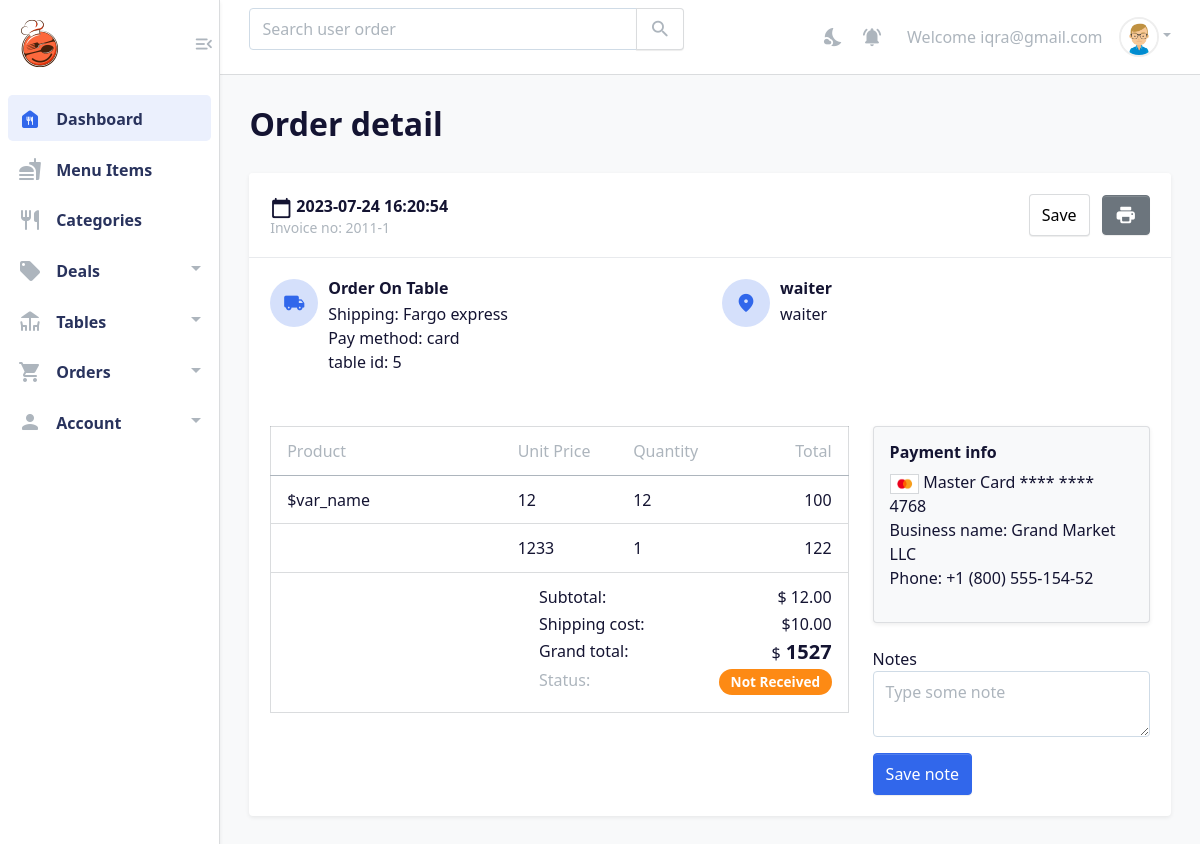
The page /invoice.php?id=1 (signed in) on the database its author committed.
### tables this page shows
CREATE TABLE `orders` (
  `id` int(11) NOT NULL AUTO_INCREMENT,
  `invoice_no` varchar(200) NOT NULL,
  `customer_id` int(11) NOT NULL,
  `table_id` int(11) NOT NULL,
  `gross_amnt` decimal(4,2) NOT NULL,
  `tax_type` int(11) NOT NULL,
  `tax_rate` int(11) NOT NULL,
  `discount_type` int(11) NOT NULL,
  `discount_rate` decimal(4,2) NOT NULL,
  `net_amnt` decimal(4,2) NOT NULL,
  `total_amnt` decimal(4,2) NOT NULL,
  `no_items` int(11) NOT NULL,
  `status` int(11) NOT NULL,
  `waiter_id` int(11) NOT NULL,
  `order_date` datetime NOT NULL DEFAULT current_timestamp(),
  PRIMARY KEY (`id`),
  KEY `customer_id` (`customer_id`),
  KEY `table_id` (`table_id`),
  KEY `waiter_id` (`waiter_id`),
  CONSTRAINT `orders_ibfk_1` FOREIGN KEY (`customer_id`) REFERENCES `customers` (`id`),
  CONSTRAINT `orders_ibfk_2` FOREIGN KEY (`table_id`) REFERENCES `tables` (`id`),
  CONSTRAINT `orders_ibfk_3` FOREIGN KEY (`waiter_id`) REFERENCES `waiters` (`id`)
);

CREATE TABLE `waiters` (
  `id` int(11) NOT NULL AUTO_INCREMENT,
  `name` varchar(50) NOT NULL,
  `status` int(11) NOT NULL,
  `CreatedOn` datetime NOT NULL DEFAULT current_timestamp(),
  `CreatedBy` varchar(20) DEFAULT NULL,
  `LastModifiedOn` datetime DEFAULT NULL,
  `LastModifiedBy` varchar(20) DEFAULT NULL,
  `DeletedOn` datetime DEFAULT NULL,
  `DeletedBy` varchar(20) DEFAULT NULL,
  PRIMARY KEY (`id`)
);

CREATE TABLE `order_details` (
  `id` int(11) NOT NULL AUTO_INCREMENT,
  `order_id` int(11) NOT NULL,
  `item_id` int(11) DEFAULT NULL,
  `deal_id` int(11) DEFAULT NULL,
  `quantity` int(11) NOT NULL,
  `price` int(11) NOT NULL,
  `discount_type` int(11) DEFAULT NULL,
  `discount_rate` int(11) DEFAULT NULL,
  `discounted_amnt` int(11) DEFAULT NULL,
  `total_amnt` int(11) NOT NULL,
  `order_type` varchar(200) NOT NULL,
  `datetime` datetime NOT NULL DEFAULT current_timestamp(),
  PRIMARY KEY (`id`),
  KEY `deal_id` (`deal_id`),
  KEY `item_id` (`item_id`),
  KEY `order_id` (`order_id`),
  CONSTRAINT `order_details_ibfk_1` FOREIGN KEY (`deal_id`) REFERENCES `deals` (`id`),
  CONSTRAINT `order_details_ibfk_2` FOREIGN KEY (`item_id`) REFERENCES `items` (`id`),
  CONSTRAINT `order_details_ibfk_3` FOREIGN KEY (`order_id`) REFERENCES `orders` (`id`)
);

### crud.php (called while the page is built, shortened)
<?php
function connection()
{
	$host="localhost";
	$user = "root";
	$password= "";
	$db_name="menu_sys_db";
	$conn=mysqli_connect($host,$user,$password,$db_name);
	return $conn;
}
	function query_exec($query)
	{
		$conn=connection();
		$result= mysqli_query($conn,$query);
		return $result;
	}
?>

### invoice.php (the view, shortened to what this page needs)
<?php
include("crud.php");
if (isset($_GET["id"])) {
    $var_id = $_GET["id"];
    $result = query_exec("select order_details.*, case when order_details.item_id is not NULL then (select item_name from items where id = order_details.item_id) else (select name from deals where id = order_details.deal_id) end as name from order_details where order_details.order_id = $var_id;");
    $order_query = "select tables.id as table_id, waiters.name, orders.* from orders inner join tables on tables.id = orders.table_id INNER join waiters on waiters.id=orders.waiter_id where orders.id = $var_id";
    $order_result = query_exec($order_query);
    $order = mysqli_fetch_assoc($order_result);
}
?>
<?php include("headerlinks.php") ?>
<body>
    <?php include("header.php") ?>
    <main class="main-wrap">
        <?php include("headerr.php") ?>
        <section class="content-main">
            <div class="content-header">
                <h2 class="content-title">Order detail</h2>
            </div>
            <div class="card">
                <header class="card-header">
                    <div class="row align-items-center">
                        <div class="col-lg-6 col-md-6">
                            <span>
                                <i class="material-icons md-calendar_today"></i>
                                <b><?php echo $order["order_date"] ?></b>
                            </span> <br>
                            <small class="text-muted">Invoice no: <?php echo $order["invoice_no"] ?></small>
                        </div>
                        <div class="col-lg-6 col-md-6 ms-auto text-md-end">
                            <a class="btn btn-light" href="#">Save</a>
                            <a class="btn btn-secondary ms-2"  onclick="window.print();" href="#"><i class="icon material-icons md-print"></i></a>
                        </div>
                    </div>
                </header>
                <div class="card-body">
                    <div class="row mb-5 order-info-wrap">
                        <div class="col-md-6">
                            <article class="icontext align-items-start">
                                <span class="icon icon-sm rounded-circle bg-primary-light">
                                    <i class="text-primary material-icons md-local_shipping"></i>
                                </span>
                                <div class="text">
                                    <h6 class="mb-1">Order On Table</h6>
                                    <p class="mb-1">
                                        Shipping: Fargo express <br> Pay method: card <br> table id:
                                        <?php echo $order["table_id"] ?>
                                    </p>
                                </div>
                            </article>
                        </div>
                        <div class="col-md-6">
                            <article class="icontext align-items-start">
                                <span class="icon icon-sm rounded-circle bg-primary-light">
                                    <i class="text-primary material-icons md-place"></i>
                                </span>
                                <div class="text">
                                    <h6 class="mb-1">waiter</h6>
                                    <p class="mb-1">
                                        <?php echo $order["name"] ?>
                                    </p>
                                </div>
                            </article>
                        </div>
                    </div>
                    <div class="row">
                        <div class="col-lg-8">
                            <div class="table-responsive">
                                <table class="table border table-hover table-lg">
                                    <thead>
                                        <tr>
                                            <th width="40%">Product</th>
                                            <th width="20%">Unit Price</th>
                                            <th width="20%">Quantity</th>
                                            <th width="20%" class="text-end">Total</th>
                                        </tr>
                                    </thead>
                                    <tbody>
                                        <?php
                                        $gross_amount = 0;
                                        $tax_amount = 0;
                                        while ($row = mysqli_fetch_array($result)) {
                                            $single_pro_amount = ($row["price"] * $row["quantity"]);
                                            $gross_amount = $gross_amount + $single_pro_amount;
                                        ?>
                                            <tr>
                                                <td>
                                                    <div class="info"> <?php echo $row['name'] ?></div>
                                                </td>
                                                <td><?php echo $row['price'] ?> </td>
                                                <td> <?php echo $row['quantity'] ?> </td>
                                                <td class="text-end"> <?php echo $row['total_amnt'] ?> </td>
                                            </tr>
                                        <?php
                                            $tax_amount = ($gross_amount + 150);
                                        }
                                        ?>
                                        <td colspan="4">
                                            <article class="float-end">
                                                <dl class="dlist">
                                                    <dt>Subtotal:</dt>
                                                    <dd> $ <?php echo $order['total_amnt'] ?></dd>
                                                </dl>
                                                <dl class="dlist">
                                                    <dt>Shipping cost:</dt>
                                                    <dd>$10.00</dd>
                                                </dl>
                                                <dl class="dlist">
                                                    <dt>Grand total:</dt>
                                                    <dd> $<b class="h5"> <?php echo $tax_amount ?></b> </dd>
                                                </dl>
                                                <dl class="dlist">
                                                    <dt class="text-muted">Status:</dt>
                                                    <dd>
                                                        <?php
                                                        if ($order["status"] == "dispatch") {
                                                        ?>
                                                            <span class="badge rounded-pill bg-danger">
                                                                <?php echo "Cancel" ?></span>
                                                        <?php
                                                        } else if ($order["status"] == "Receiving") {
                                                        ?>
                                                            <span class="badge rounded-pill bg-success"><?php echo "Payment Done" ?></span>
                                                        <?php
                                                        } else {
                                                        ?>
                                                            <span class="badge rounded-pill bg-warning"><?php echo "Not Received" ?></span>
                                                        <?php
                                                        }
                                                        ?>
                                                    </dd>
                                                </dl>
                                            </article>
                                        </td>
                                    </tbody>
                                </table>
                            </div>
                        </div>
                        <div class="col-lg-4">
                            <div class="box shadow-sm bg-light">
                                <h6>Payment info</h6>
                                <p>
                                    <img src="images/card-brands/2.png" class="border" height="20"> Master Card ****
                                    **** 4768 <br>
                                    Business name: Grand Market LLC <br>
                                    Phone: +1 (800) 555-154-52
                                </p>
                            </div>
                            <div class="h-25 pt-4">
                                <div class="mb-3">
                                    <label>Notes</label>
                                    <textarea class="form-control" name="notes" id="notes" placeholder="Type some note"></textarea>
                                </div>
                                <button class="btn btn-primary">Save note</button>
                            </div>
                        </div>
                    </div>
                </div>
            </div>
        </section>
    </main>
</body>
</html>

### rows shown on the page
orders: order_date "2023-07-24 16:20:54", invoice_no "2011-1", table "5", waiter.name "waiter", total_amnt "12.00"
order_details: name "$var_name", price "12", quantity "12", total_amnt "100"
order_details: price "1233", quantity "1", total_amnt "122"

### other values the page prints
$_SESSION["admin"] "iqra@gmail.com"
$tax_amount "1527"
